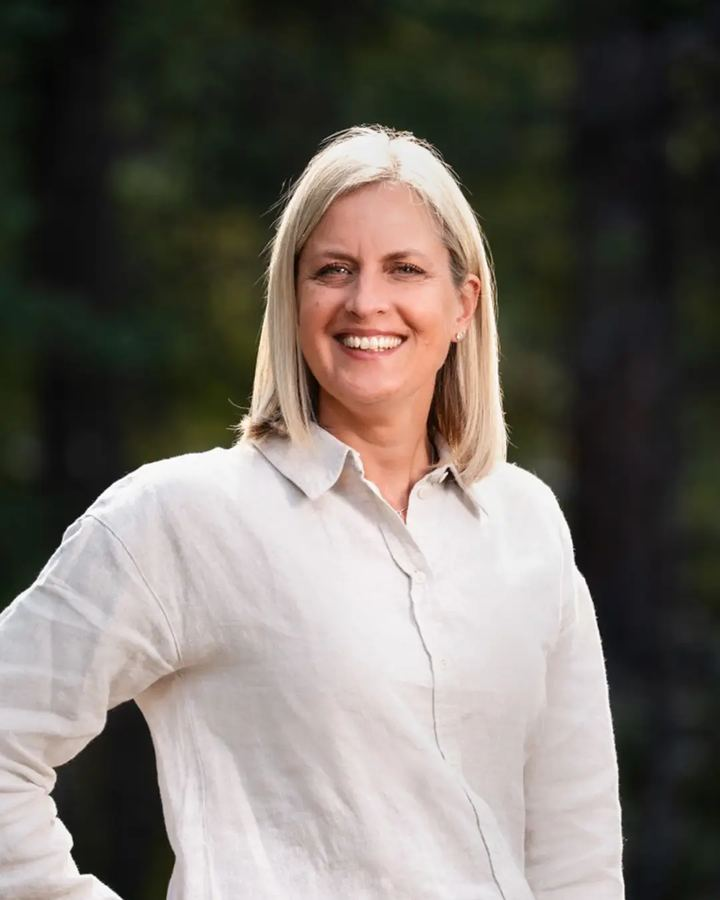
#> input picture crestwood/img/team/teresa.jpg, 720 x 900 px, given in place of teresa.webp, which was not available
$ python donna-composite.py ../../crestwood/img/team/teresa.jpg ../../crestwood/img/team/teresa.jpg
#> lines starting #> are read from the running program, lines starting #| are printed output that depends on the picture; pictures that were not available may be replaced by others from this repository, and a replacement may not be noted
# Rebuilds crestwood/img/team/donna.jpg: Donna's LinkedIn headshot cut out (tools/cutout.swift, Apple Vision
# person segmentation) and placed on a forest plate stretched from the clear band above Teresa's head in the
# Basecamp team shoot, scaled and positioned so her face matches the team average (tools/faces.swift):
# centre x 376, centre y 319, face height 196 in a 720x900 card. Usage: python3 donna-composite.py RAW_DIR OUT
import sys
from PIL import Image, ImageFilter
import numpy as np
raw, out = sys.argv[1], sys.argv[2]   # raw: folder with teresa.webp and donna-cut.png
band = Image.open(f'{raw}/teresa.webp').convert('RGB').crop((0, 0, 1080, 195))
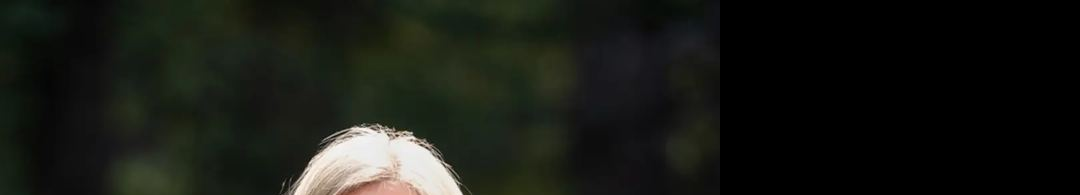
#> band: PIL image 1080x195 RGB; mean R, G, B 24.3, 26.6, 21
plate = band.resize((1080, 1620), Image.BICUBIC)
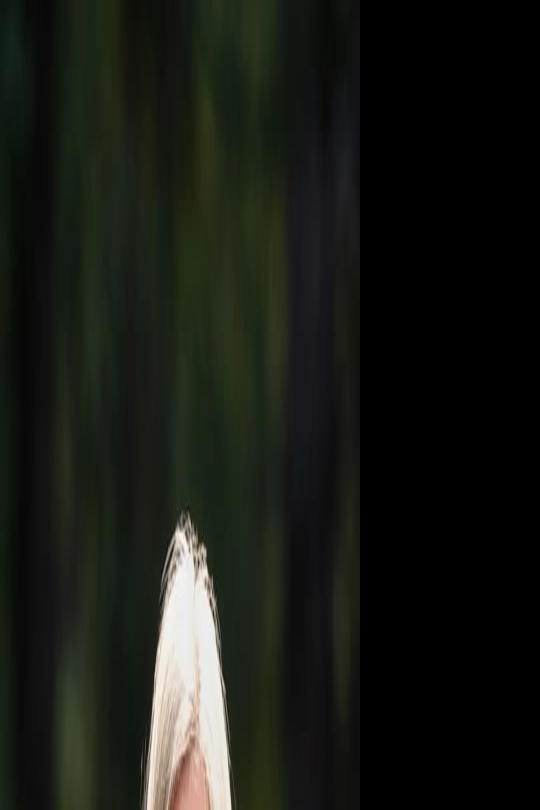
#> plate: PIL image 1080x1620 RGB (shown at 1/2 size); mean R, G, B 24.3, 26.6, 21
plate = Image.blend(plate.filter(ImageFilter.GaussianBlur(22)), plate.filter(ImageFilter.BoxBlur(30)).filter(ImageFilter.GaussianBlur(10)), 0.5)
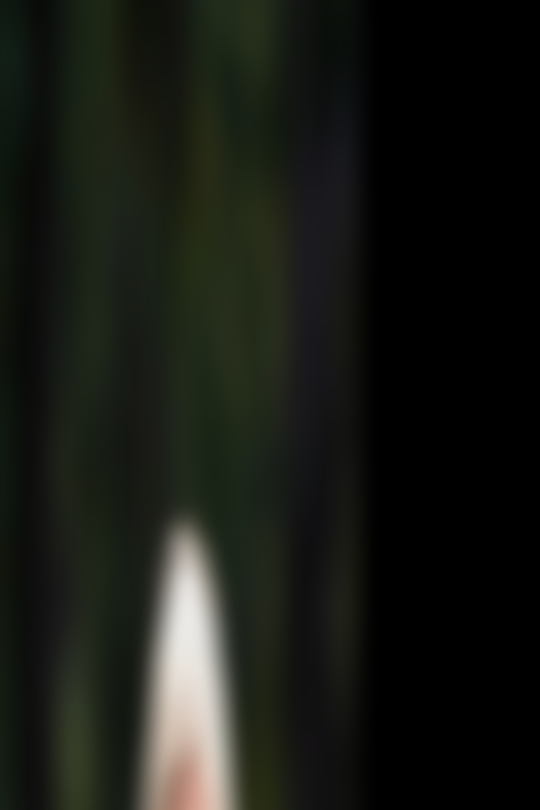
#> plate: PIL image 1080x1620 RGB (shown at 1/2 size); mean R, G, B 24.2, 26.5, 20.9
arr = np.asarray(plate).astype(np.float32) * np.linspace(1.05, 0.8, 1620)[:, None, None]
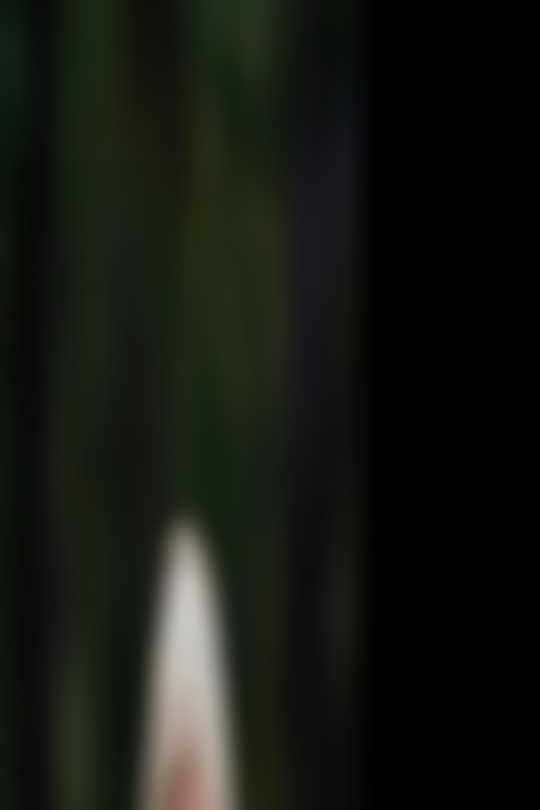
#> arr: shape (1620, 1080, 3) float64 (shown at 1/2 size); mean R, G, B 21.7, 23.9, 18.7
arr += np.random.default_rng(5).normal(0, 2.2, (1620, 1080, 1))
plate = Image.fromarray(np.clip(arr, 0, 255).astype(np.uint8)).crop((0, 40, 1080, 1390)).resize((720, 900), Image.LANCZOS)
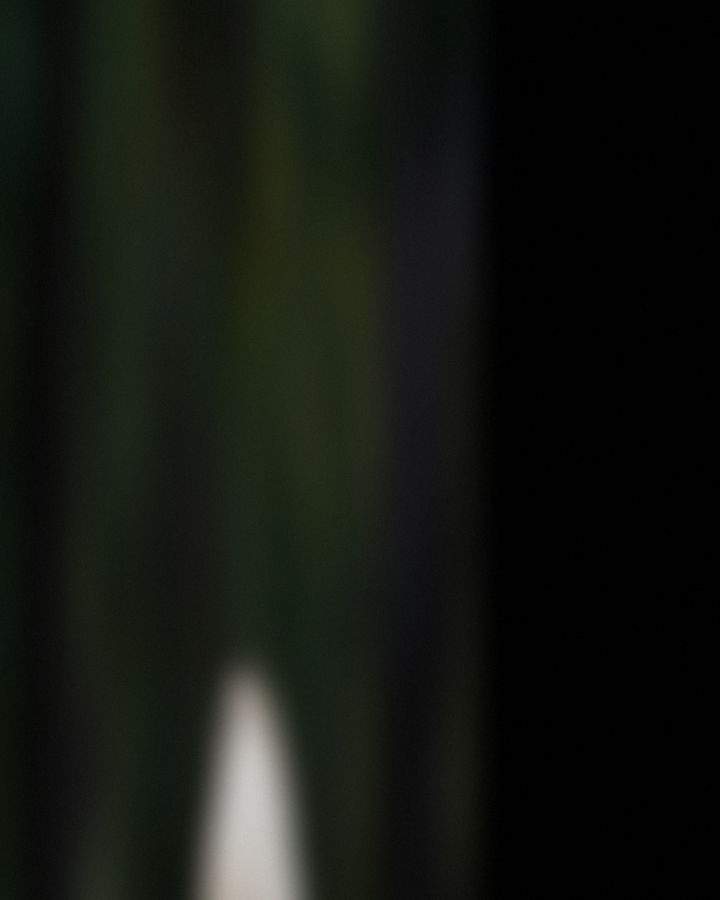
#> plate: PIL image 720x900 RGB; mean R, G, B 19.2, 21.9, 16.8
#> (the run stopped early here; a loop or call above may not have finished)

$ run again, with crestwood/img/team/donna.jpg copied over crestwood/img/team/teresa.jpg
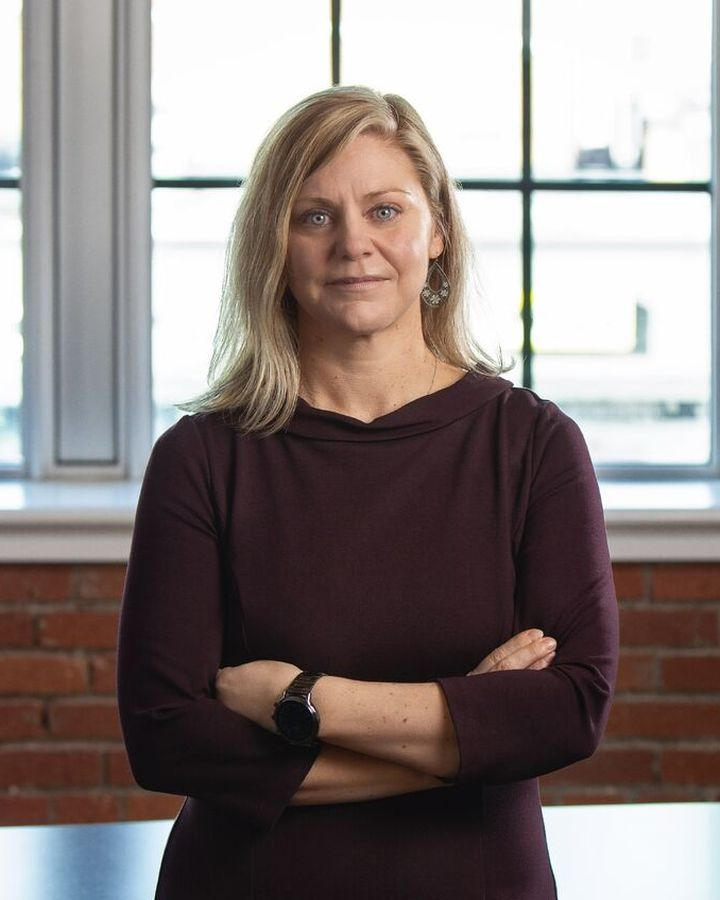
#> input picture crestwood/img/team/donna.jpg, 720 x 900 px, given in place of teresa.webp, which was not available
#> `arr = np.asarray(plate).astype(np.float32) * np.linspace(1.05, 0.8, 16..`:
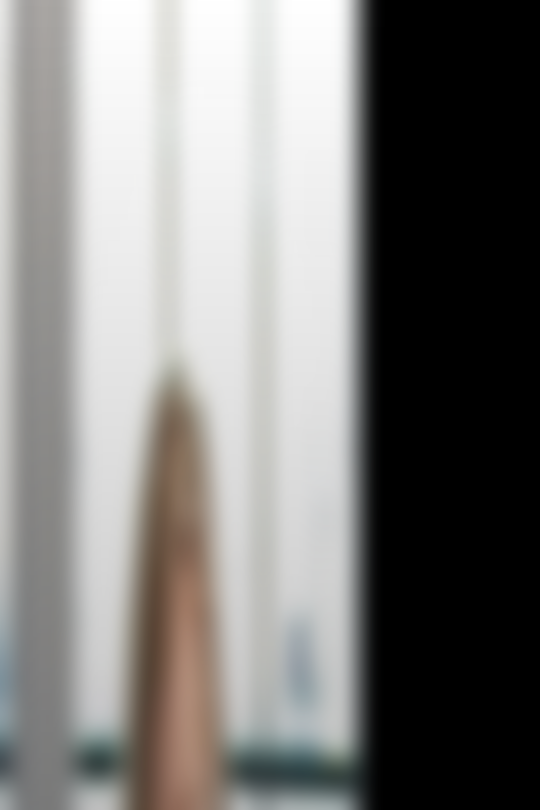
#> arr: shape (1620, 1080, 3) float64 (shown at 1/2 size); mean R, G, B 132.3, 131.1, 129.2; drawn with min black and max white
#> `plate = Image.fromarray(np.clip(arr, 0, 255).astype(np.uint8)).crop((0..`:
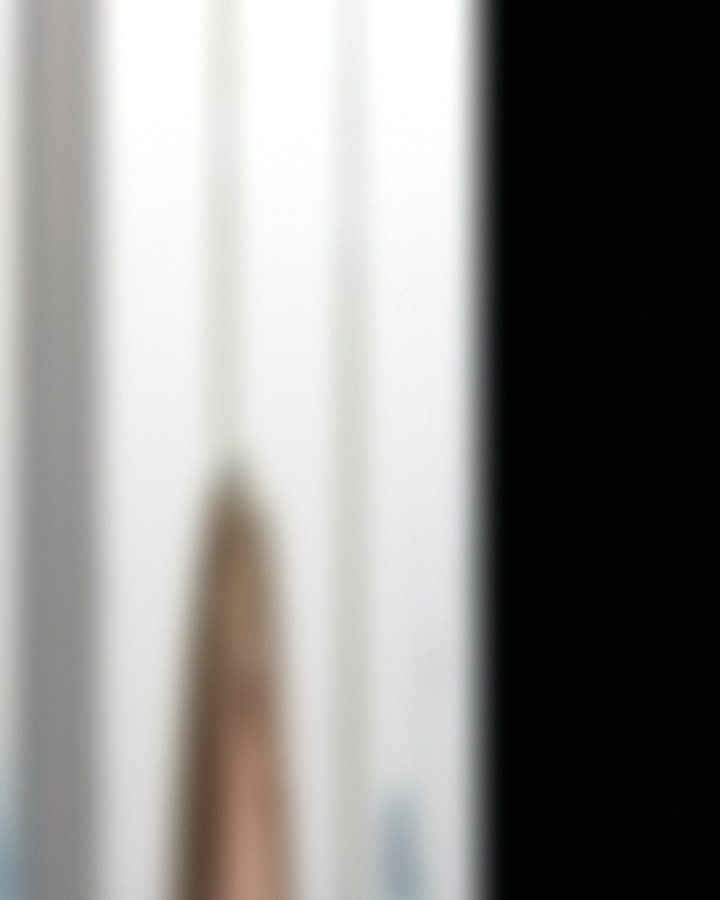
#> plate: PIL image 720x900 RGB; mean R, G, B 138.1, 136.9, 135.1

$ run again, with crestwood/img/team/birol.jpg copied over crestwood/img/team/teresa.jpg
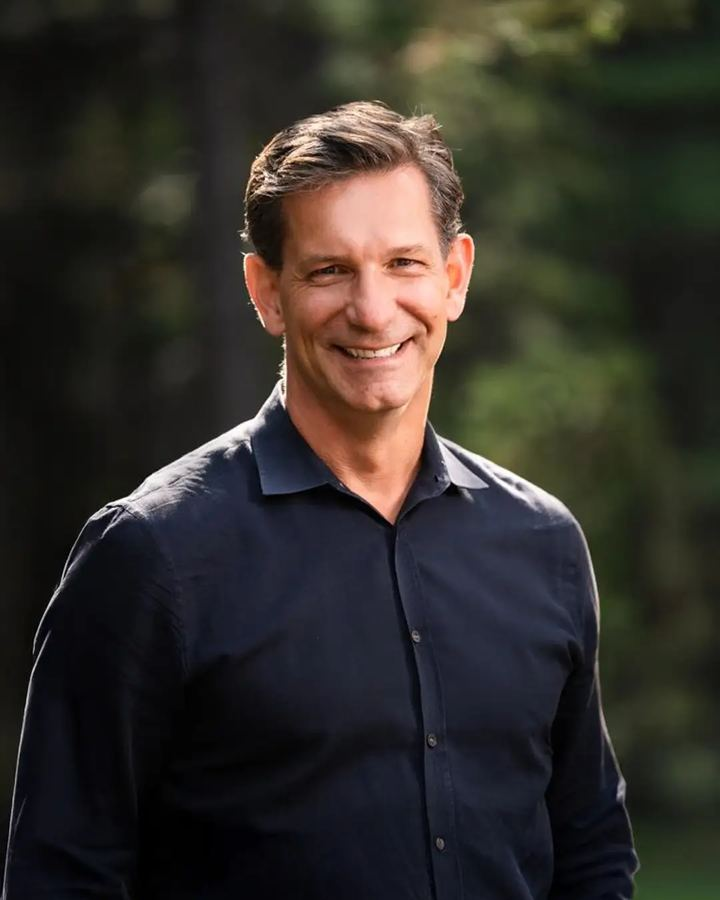
#> input picture crestwood/img/team/birol.jpg, 720 x 900 px, given in place of teresa.webp, which was not available
#> `arr += np.random.default_rng(5).normal(0, 2.2, (1620, 1080, 1))`:
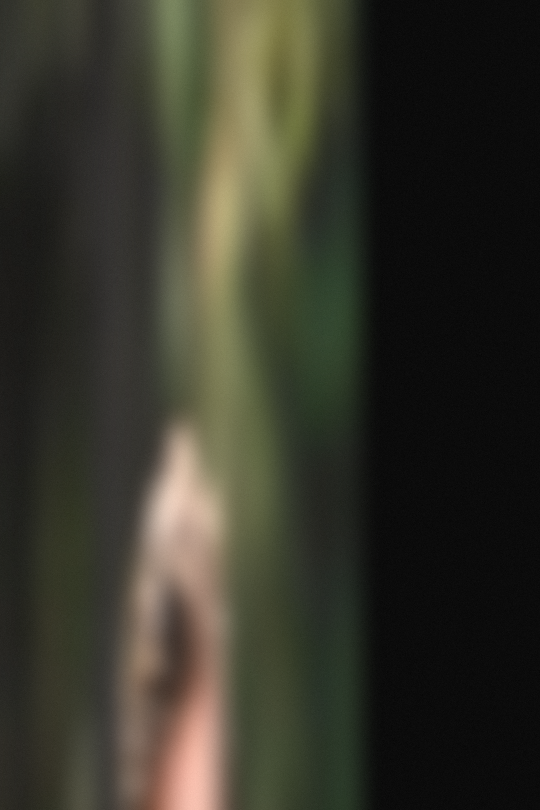
#> arr: shape (1620, 1080, 3) float64 (shown at 1/2 size); mean R, G, B 35.5, 34.9, 25.7; drawn with min black and max white
#> `plate = Image.fromarray(np.clip(arr, 0, 255).astype(np.uint8)).crop((0..`:
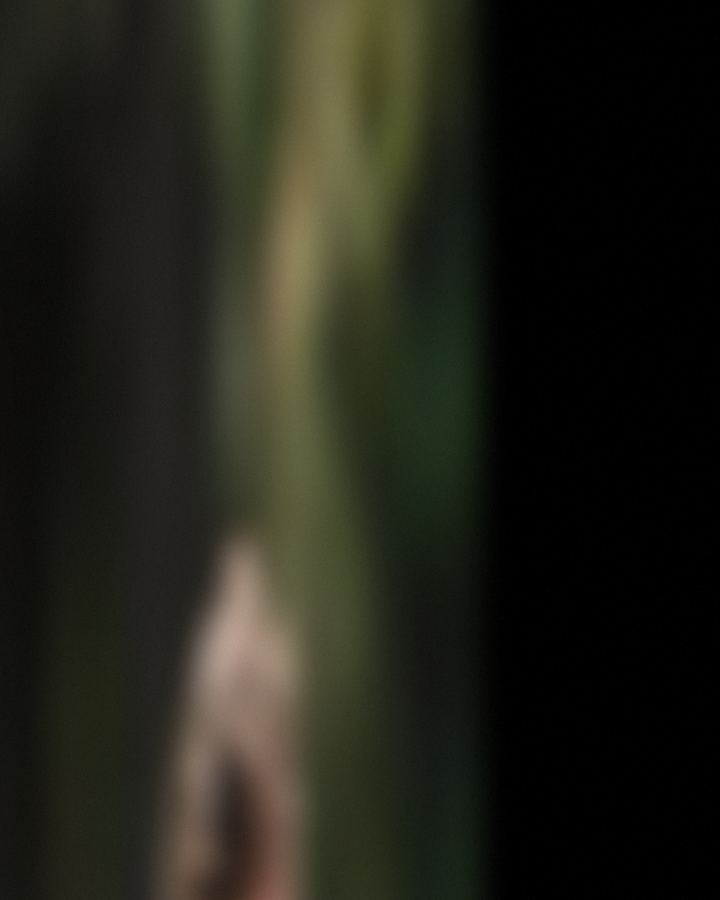
#> plate: PIL image 720x900 RGB; mean R, G, B 34.1, 34.1, 24.8

$ run again, with crestwood/img/team/geoff.jpg copied over crestwood/img/team/teresa.jpg
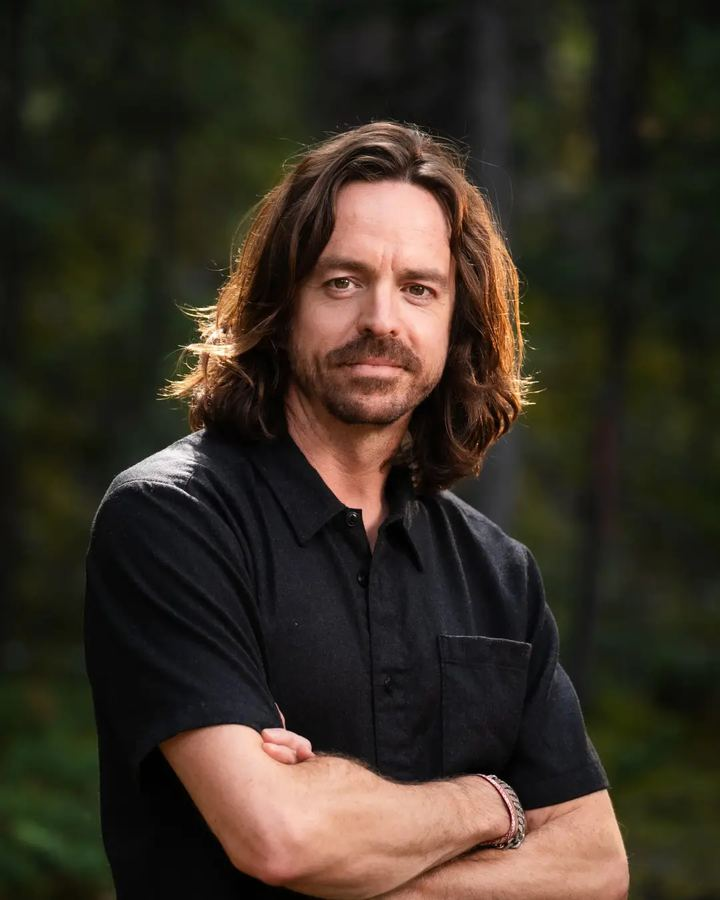
#> input picture crestwood/img/team/geoff.jpg, 720 x 900 px, given in place of teresa.webp, which was not available
#> `arr += np.random.default_rng(5).normal(0, 2.2, (1620, 1080, 1))`:
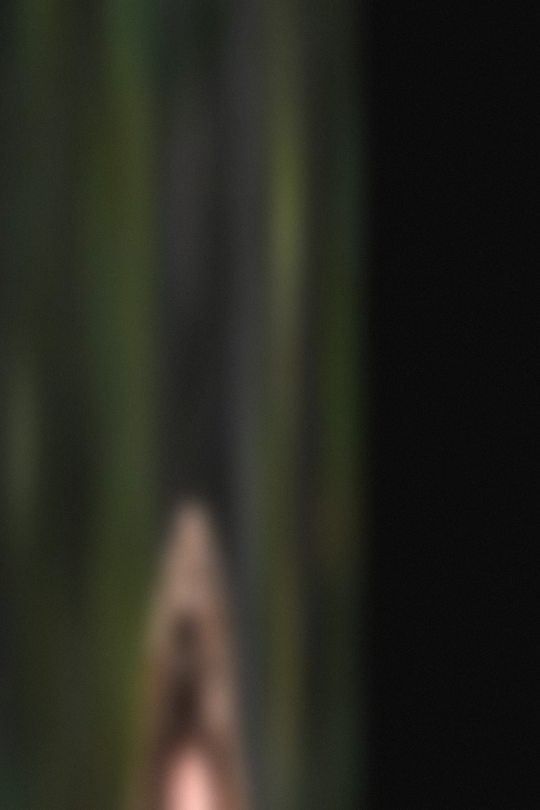
#> arr: shape (1620, 1080, 3) float64 (shown at 1/2 size); mean R, G, B 21, 21.4, 14.9; drawn with min black and max white
#> `plate = Image.fromarray(np.clip(arr, 0, 255).astype(np.uint8)).crop((0..`:
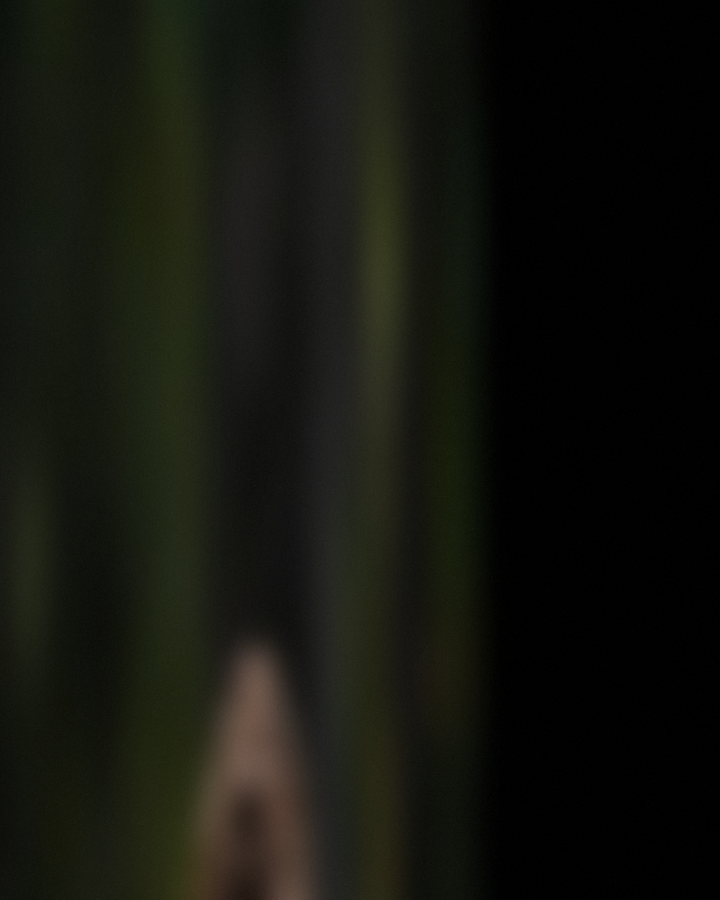
#> plate: PIL image 720x900 RGB; mean R, G, B 19.6, 20.6, 14.1
